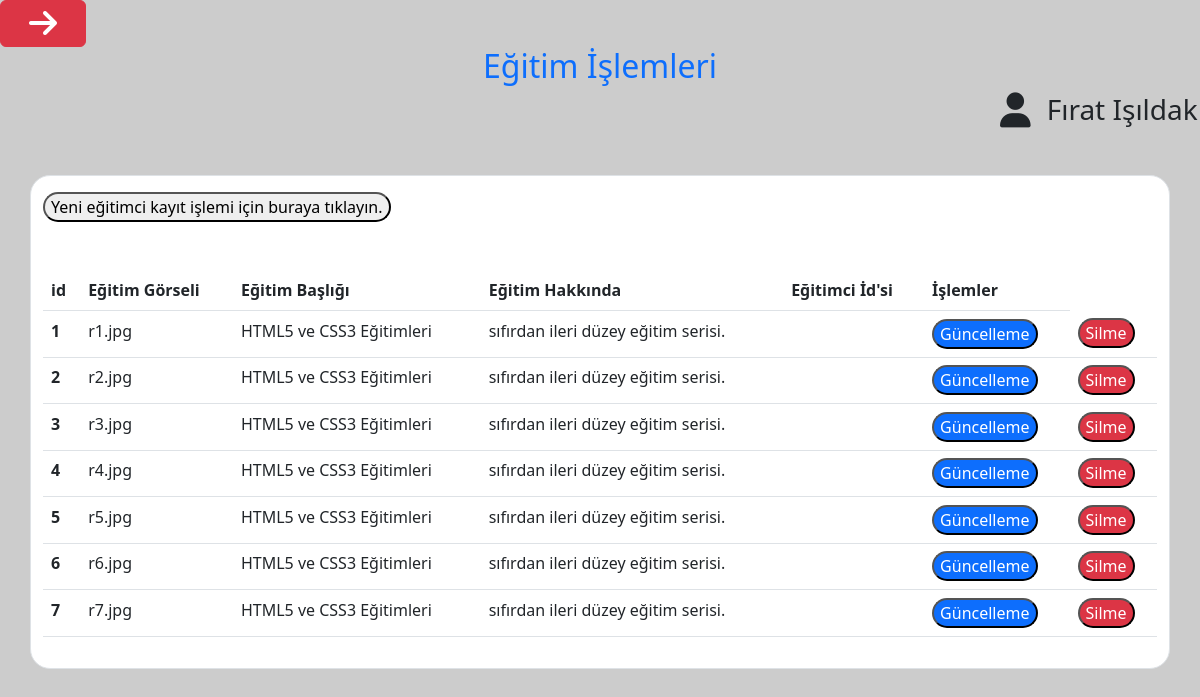
The page /admin_educationProcess.php (signed in) on the database as committed earlier.
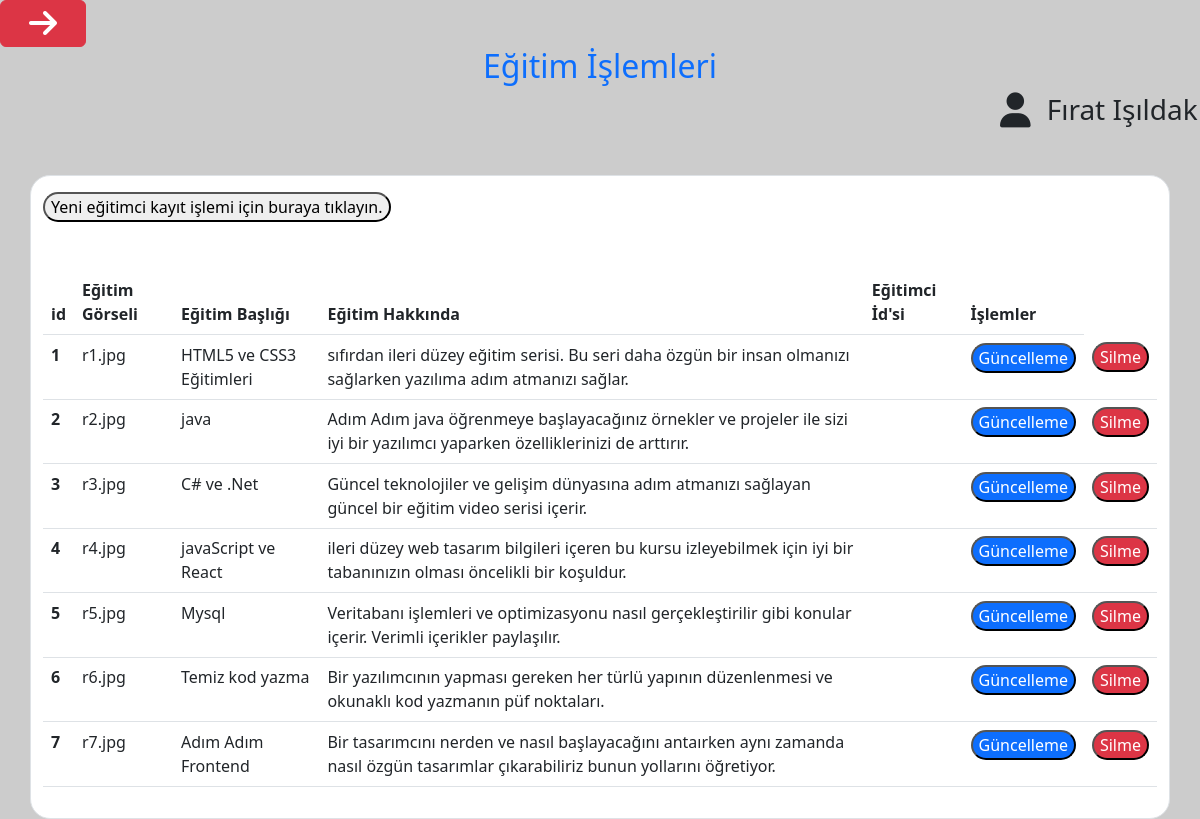
The same page on the database as committed later.
### tables this page shows
CREATE TABLE `cardlesson` (
  `cardLessonID` int(11) NOT NULL,
  `cardLessonImg` varchar(500) NOT NULL,
  `cardLessonTitle` varchar(250) NOT NULL,
  `cardLessonWrite` varchar(500) NOT NULL
);

### admin_educationProcess.php (the view, shortened to what this page needs)
<!DOCTYPE html>
<html lang="en">
<head>
    <link rel="stylesheet" href="bootstrap.css">
    <?php
    include("inc/adminHead.php");
    ?>
    <link rel="stylesheet" href="./css/educationStyle.css">
</head>
</head>
<body>
    <h2 class="text-center text-primary">Eğitim İşlemleri</h2>
    <h3 class="offset-md-10"><i class="fa-solid fa-user fa-lg me-3"></i><?php echo $_SESSION["username"] ?></h3>
    <div class="container rowColor border inputOval mt-5 pb-3">
        <form class="input-group" action="admin_educationProcess.php" method="post" enctype="multipart/form-data">
            <div class="row">
                <div class="col-md-12 mt-3">
                    <button type="button" name="educationSave" class="inputOval btn-success" data-bs-toggle="modal" data-bs-target="#saveEducationModal">Yeni eğitimci kayıt işlemi için buraya tıklayın.</button></td>
                </div>
            </div>
        </form>
        <div class="row">
            <div class="col-md-12 mt-5">
                <table class="table table-hover" id="educationTableView">
                    <thead>
                        <tr>
                            <th scope="col">id</th>
                            <th scope="col">Eğitim Görseli</th>
                            <th scope="col">Eğitim Başlığı</th>
                            <th scope="col">Eğitim Hakkında</th>
                            <th scope="col">Eğitimci İd'si</th>
                            <th scope="col">İşlemler</th>
                        </tr>
                    </thead>
                    <?php
                    include("inc/database_Connection.php");
                    $menuItems = array();
                    $result = $db->query("SELECT * FROM cardlesson");
                    if ($result->rowCount() > 0) {
                        while ($row = $result->fetch(PDO::FETCH_ASSOC)) {
                            $menuItem = array("id" => $row["cardLessonID"], "img" => $row["cardLessonImg"], "title" => $row["cardLessonTitle"], "write" => $row["cardLessonWrite"], "educator_id" => $row["educatorId"]);
                            $menuItems[] = $menuItem;
                        }
                    } else {
                        echo "Veritabanında hiç veri bulunamadı.";
                    }
                    foreach ($menuItems as $item) {
                        echo ' <tbody>';
                        echo ' <tr>';
                        echo '<th scope="row">' . $item['id'] . '</th>';
                        echo '<td>' . $item['img'] . '</td>';
                        echo '<td>' . $item['title'] . '</td>';
                        echo '<td>' . $item['write'] . '</td>';
                        echo '<td>' . $item['educator_id'] . '</td>';
                        echo '<td><button type="button" name="educatorUpdate" class="bg-primary text-white inputOval" data-bs-toggle="modal" data-bs-target="#updateEducationModal">Güncelleme</button></td>';
                        echo '<td><button type="button" name="educationDelete" class="bg-danger text-white inputOval" data-bs-toggle="modal" data-bs-target="#deleteEducationModal">Silme</button></td>';
                        echo ' <tr>';
                        echo ' <tbody>';
                    }
                    ?>
                </table>
            </div>
        </div>
    </div>
</body>
</html>

Rows that differ between the two databases and show on the page:
changed cardlesson "r1.jpg": cardLessonWrite "sıfırdan ileri düzey eğitim serisi." → "sıfırdan ileri düzey eğitim serisi. Bu seri daha özgün bir insan olmanızı sağlarken yazılıma adım atmanızı sağlar."
changed cardlesson "r2.jpg": cardLessonTitle "HTML5 ve CSS3 Eğitimleri" → "java"; cardLessonWrite "sıfırdan ileri düzey eğitim serisi." → "Adım Adım java öğrenmeye başlayacağınız örnekler ve projeler ile sizi iyi bir yazılımcı yaparken özelliklerinizi de arttırır."
changed cardlesson "r3.jpg": cardLessonTitle "HTML5 ve CSS3 Eğitimleri" → "C# ve .Net"; cardLessonWrite "sıfırdan ileri düzey eğitim serisi." → "Güncel teknolojiler ve gelişim dünyasına adım atmanızı sağlayan güncel bir eğitim video serisi içerir."
changed cardlesson "r4.jpg": cardLessonTitle "HTML5 ve CSS3 Eğitimleri" → "javaScript ve React"; cardLessonWrite "sıfırdan ileri düzey eğitim serisi." → "ileri düzey web tasarım bilgileri içeren bu kursu izleyebilmek için iyi bir tabanınızın olması öncelikli bir koşuldur."
changed cardlesson "r5.jpg": cardLessonTitle "HTML5 ve CSS3 Eğitimleri" → "Mysql"; cardLessonWrite "sıfırdan ileri düzey eğitim serisi." → "Veritabanı işlemleri ve optimizasyonu nasıl gerçekleştirilir gibi konular içerir. Verimli içerikler paylaşılır."
changed cardlesson "r6.jpg": cardLessonTitle "HTML5 ve CSS3 Eğitimleri" → "Temiz kod yazma"; cardLessonWrite "sıfırdan ileri düzey eğitim serisi." → "Bir yazılımcının yapması gereken her türlü yapının düzenlenmesi ve okunaklı kod yazmanın püf noktaları."
changed cardlesson "r7.jpg": cardLessonTitle "HTML5 ve CSS3 Eğitimleri" → "Adım Adım Frontend"; cardLessonWrite "sıfırdan ileri düzey eğitim serisi." → "Bir tasarımcını nerden ve nasıl başlayacağını antaırken aynı zamanda nasıl özgün tasarımlar çıkarabiliriz bunun yollarını öğretiyor."
